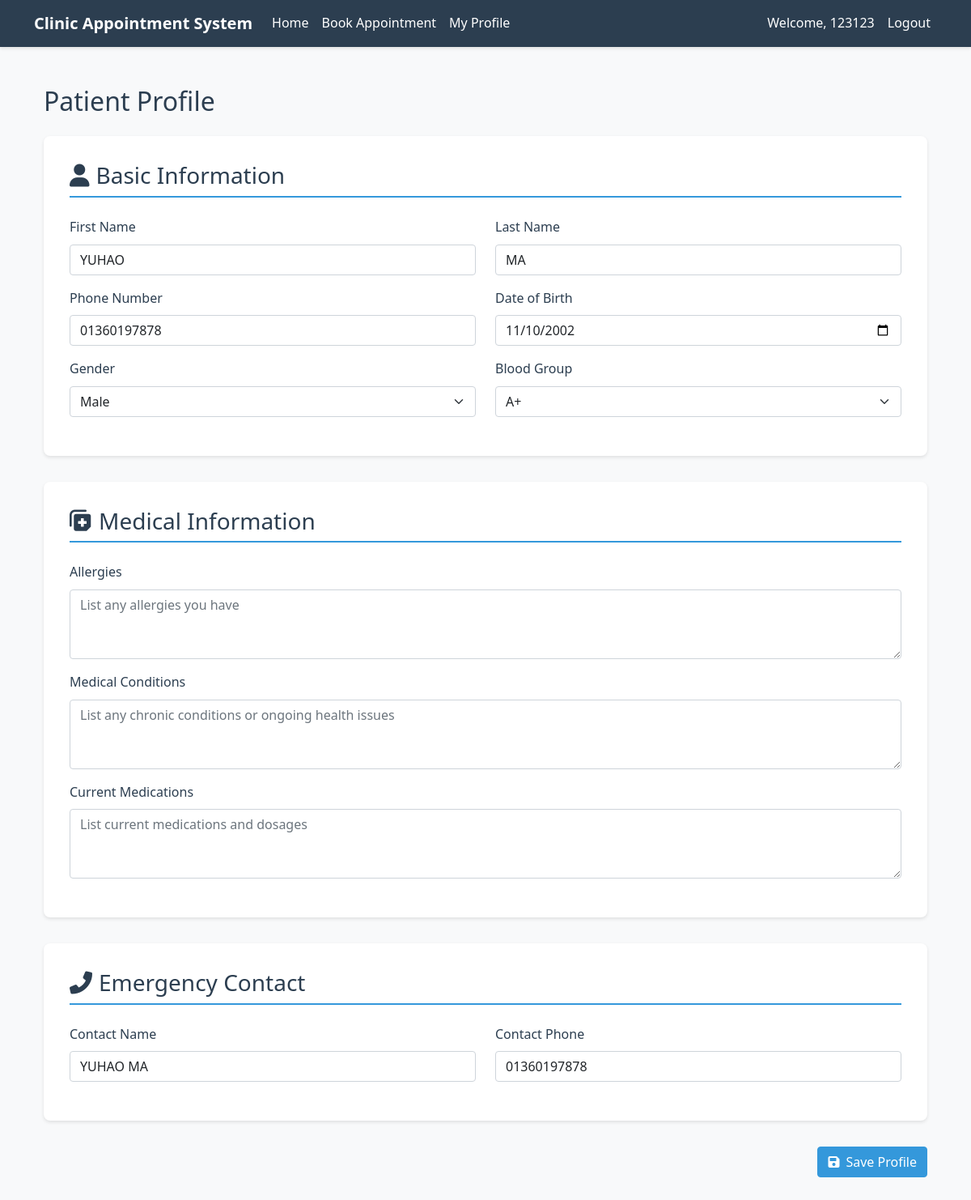
The page /profile (signed in) on the database its author committed.
### app/app.py (models this page shows)
class PatientProfile(db.Model):
    id = db.Column(db.Integer, primary_key=True)
    user_id = db.Column(db.Integer, db.ForeignKey('user.id'), nullable=False)
    first_name = db.Column(db.String(50), nullable=False)
    last_name = db.Column(db.String(50), nullable=False)
    phone = db.Column(db.String(20), nullable=False)
    date_of_birth = db.Column(db.Date, nullable=False)
    gender = db.Column(db.String(10), nullable=False)
    blood_group = db.Column(db.String(5))
    allergies = db.Column(db.Text)
    medical_conditions = db.Column(db.Text)
    current_medications = db.Column(db.Text)
    emergency_contact_name = db.Column(db.String(100), nullable=False)
    emergency_contact_phone = db.Column(db.String(20), nullable=False)
    created_at = db.Column(db.DateTime, default=datetime.utcnow)
    updated_at = db.Column(db.DateTime, default=datetime.utcnow,
                          onupdate=datetime.utcnow)

### app/app.py (the view, shortened to what this page needs)
@app.route('/profile', methods=['GET', 'POST'])
def patient_profile():
    if 'user' not in session:
        flash('Please login first.', 'danger')
        return redirect(url_for('login'))
    user = User.query.filter_by(username=session['user']).first()
    profile = PatientProfile.query.filter_by(user_id=user.id).first()
    return render_template('profile.html', profile=profile)

### app/app.py (called while the page is built)
@app.context_processor
def utility_processor():
    def get_db():
        return db
    return dict(get_db=get_db)

### app/templates/profile.html (shortened to what this page needs)
{% extends "base.html" %}
{% block content %}
<div class="container py-4">
    <h2 class="text-primary mb-4">Patient Profile</h2>
    <form method="POST" action="{{ url_for('patient_profile') }}">
        <div class="profile-section">
            <h3><i class="fas fa-user me-2"></i>Basic Information</h3>
            <div class="row">
                <div class="col-md-6 mb-3">
                    <label for="first_name" class="form-label">First Name</label>
                    <input type="text" class="form-control" id="first_name" name="first_name" value="{{ profile.first_name if profile else '' }}" required>
                </div>
                <div class="col-md-6 mb-3">
                    <label for="last_name" class="form-label">Last Name</label>
                    <input type="text" class="form-control" id="last_name" name="last_name" value="{{ profile.last_name if profile else '' }}" required>
                </div>
                <div class="col-md-6 mb-3">
                    <label for="phone" class="form-label">Phone Number</label>
                    <input type="tel" class="form-control" id="phone" name="phone" value="{{ profile.phone if profile else '' }}" required>
                </div>
                <div class="col-md-6 mb-3">
                    <label for="date_of_birth" class="form-label">Date of Birth</label>
                    <input type="date" class="form-control" id="date_of_birth" name="date_of_birth" value="{{ profile.date_of_birth if profile else '' }}" required>
                </div>
                <div class="col-md-6 mb-3">
                    <label for="gender" class="form-label">Gender</label>
                    <select class="form-select" id="gender" name="gender" required>
                        <option value="male" {% if profile and profile.gender == 'male' %}selected{% endif %}>Male</option>
                    </select>
                </div>
                <div class="col-md-6 mb-3">
                    <label for="blood_group" class="form-label">Blood Group</label>
                    <select class="form-select" id="blood_group" name="blood_group">
                        {% for type in ['A+', 'A-', 'B+', 'B-', 'AB+', 'AB-', 'O+', 'O-'] %}
                            <option value="{{ type }}" {% if profile and profile.blood_group == type %}selected{% endif %}>{{ type }}</option>
                        {% endfor %}
                    </select>
                </div>
            </div>
        </div>
        <div class="profile-section">
            <h3><i class="fas fa-notes-medical me-2"></i>Medical Information</h3>
            <div class="row">
                <div class="col-12 mb-3">
                    <label for="allergies" class="form-label">Allergies</label>
                    <textarea class="form-control" id="allergies" name="allergies" rows="3" placeholder="List any allergies you have">{{ profile.allergies if profile else '' }}</textarea>
                </div>
                <div class="col-12 mb-3">
                    <label for="medical_conditions" class="form-label">Medical Conditions</label>
                    <textarea class="form-control" id="medical_conditions" name="medical_conditions" rows="3" placeholder="List any chronic conditions or ongoing health issues">{{ profile.medical_conditions if profile else '' }}</textarea>
                </div>
                <div class="col-12 mb-3">
                    <label for="current_medications" class="form-label">Current Medications</label>
                    <textarea class="form-control" id="current_medications" name="current_medications" rows="3" placeholder="List current medications and dosages">{{ profile.current_medications if profile else '' }}</textarea>
                </div>
            </div>
        </div>
        <div class="profile-section">
            <h3><i class="fas fa-phone-alt me-2"></i>Emergency Contact</h3>
            <div class="row">
                <div class="col-md-6 mb-3">
                    <label for="emergency_contact_name" class="form-label">Contact Name</label>
                    <input type="text" class="form-control" id="emergency_contact_name" name="emergency_contact_name" value="{{ profile.emergency_contact_name if profile else '' }}" required>
                </div>
                <div class="col-md-6 mb-3">
                    <label for="emergency_contact_phone" class="form-label">Contact Phone</label>
                    <input type="tel" class="form-control" id="emergency_contact_phone" name="emergency_contact_phone" value="{{ profile.emergency_contact_phone if profile else '' }}" required>
                </div>
            </div>
        </div>
        <div class="d-grid gap-2 d-md-flex justify-content-md-end mb-4">
            <button type="submit" class="btn btn-primary">
                <i class="fas fa-save me-2"></i>Save Profile
            </button>
        </div>
    </form>
</div>
{% endblock %}

### app/static/css/style.css (style rules this page uses)
:root { --primary-color: #2c3e50; --secondary-color: #3498db; --accent-color: #e74c3c; --light-bg: #f8f9fa; --dark-bg: #343a40; --text-color: #2c3e50; --light-text: #ffffff; }
body { font-family: 'Segoe UI', Tahoma, Geneva, Verdana, sans-serif; color: var(--text-color); background-color: var(--light-bg); line-height: 1.6; }
.form-control { border-radius: 0.25rem; border: 1px solid #ced4da; }
.btn-primary { background-color: var(--secondary-color); border-color: var(--secondary-color); }
.profile-section { background-color: white; padding: 2rem; border-radius: 0.5rem; box-shadow: 0 2px 4px rgba(0,0,0,0.1); margin-bottom: 2rem; }
.profile-section h3 { color: var(--primary-color); margin-bottom: 1.5rem; border-bottom: 2px solid var(--secondary-color); padding-bottom: 0.5rem; }
.text-primary { color: var(--primary-color) !important; }
body { background-color: #f8f9fa; }
.btn { transition: all 0.3s ease; }

### rows shown on the page
PatientProfile: first_name "YUHAO", last_name "MA", phone "01360197878", date_of_birth "11/10/2002", gender "Male", blood_group "A+", emergency_contact_name "YUHAO MA", emergency_contact_phone "01360197878"

### other values the page prints
{{ session['user'] }} "123123"
